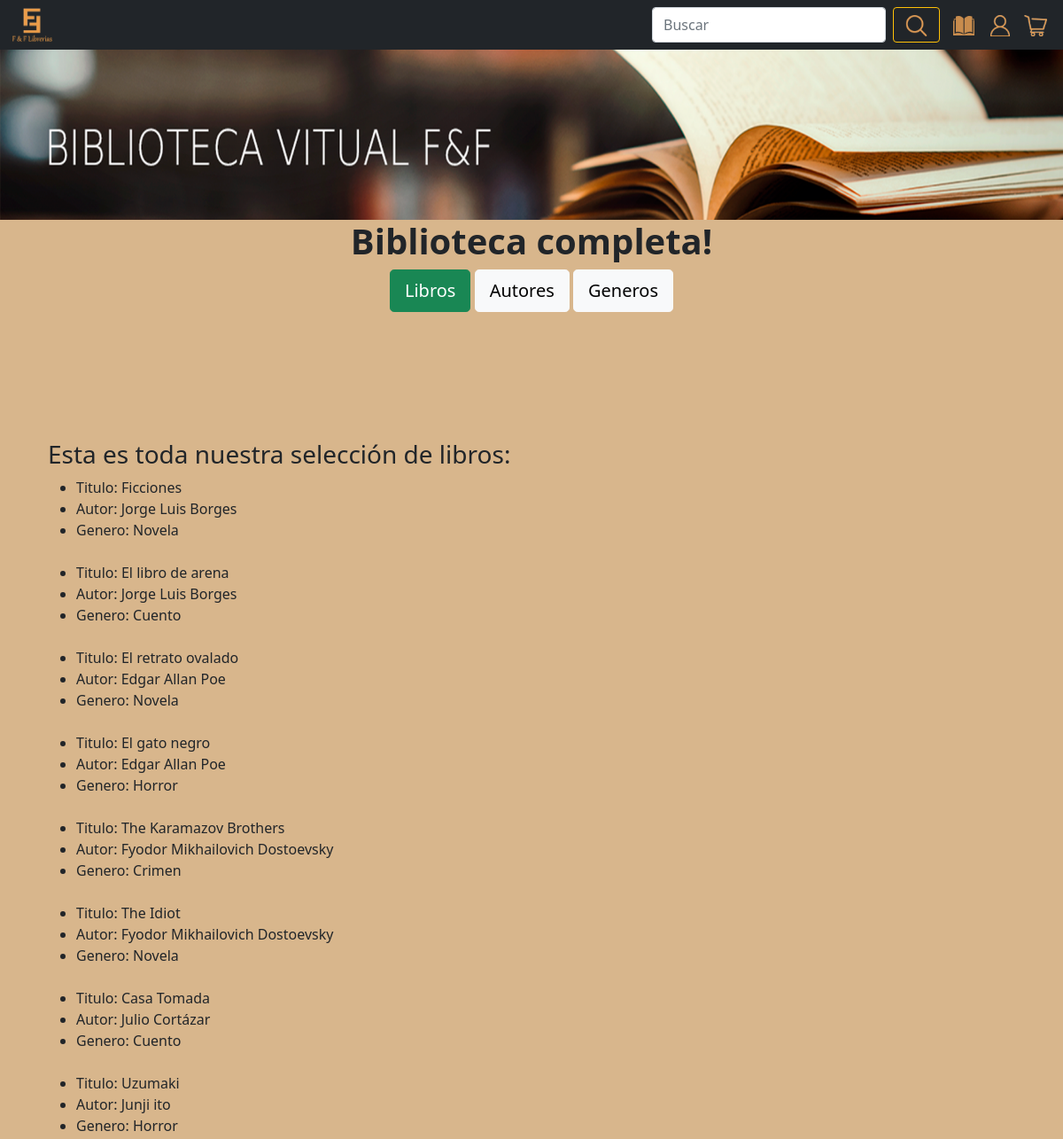
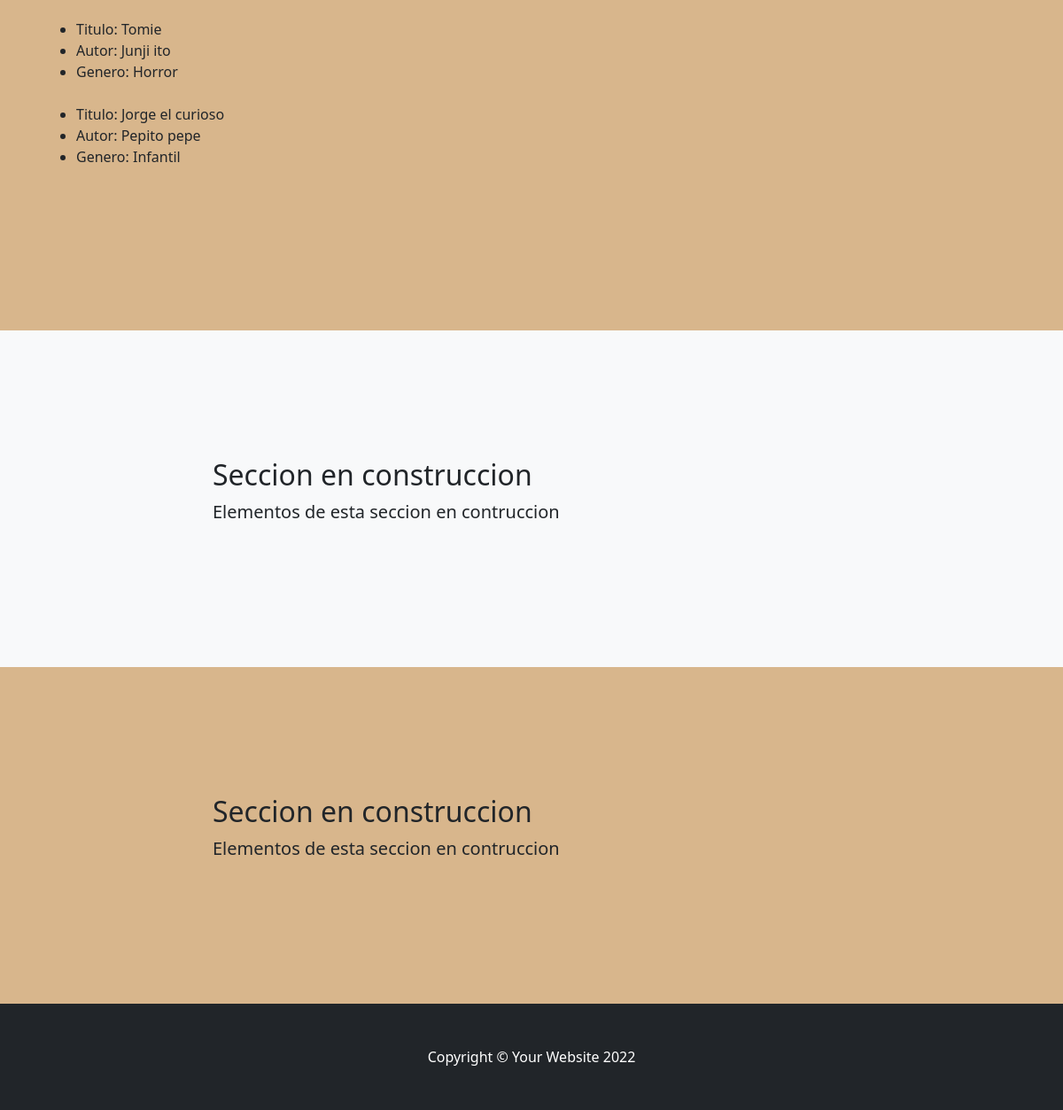
The app's page /LibCatalogo/full_biblio/ with its own data (2 pictures, top to bottom).
### LibCatalogo/models.py (models this page shows, shortened)
class Libros(models.Model):
    id=models.UUIDField(primary_key=True, default=uuid.uuid1, help_text="ID único de este ejemplar")
    titulo=models.CharField(max_length=50)
    genero=models.CharField(max_length=30)
    autor=models.CharField(max_length=50)
    sumario=models.TextField(max_length=250)
    idioma=models.CharField(max_length=50)

### LibCatalogo/views.py (the view)
# urls.py: path('full_biblio/', read_biblioteca, name='full_biblio'),
def read_biblioteca(request):
    libros=Libros.objects.all()
    return render (request, "LibCatalogo/full_biblio.html", {"libros":libros})

### LibCatalogo/templates/LibCatalogo/full_biblio.html (shortened to what this page needs)
{% extends "LibCatalogo/padre.html" %}
{% load static %}
{% block titulo %}
<h1 class="fw-bolder">Biblioteca completa!</h1>
{% endblock %}
{% block contenido1 %}
<h3>Esta es toda nuestra selección de libros: </h3>
{% if libros %}
<ul>
    {% for titulo in libros %}
        <li>Titulo: {{ titulo.titulo }}</li>
        <li>Autor: {{ titulo.autor }}</li>
        <li>Genero: {{ titulo.genero }}</li>
        <br>
    {% endfor %}
</ul>
{% else %}
<p>NO SE ENCONTRARON TITULOS</p>
{% endif %}
{% endblock %}

### records on screen
Libros: titulo "Ficciones", autor "Jorge Luis Borges", genero "Novela"
Libros: titulo "El libro de arena", autor "Jorge Luis Borges", genero "Cuento"
Libros: titulo "El retrato ovalado", autor "Edgar Allan Poe", genero "Novela"
Libros: titulo "El gato negro", autor "Edgar Allan Poe", genero "Horror"
Libros: titulo "The Karamazov Brothers", autor "Fyodor Mikhailovich Dostoevsky", genero "Crimen"
Libros: titulo "The Idiot", autor "Fyodor Mikhailovich Dostoevsky", genero "Novela"
Libros: titulo "Casa Tomada", autor "Julio Cortázar", genero "Cuento"
Libros: titulo "Uzumaki", autor "Junji ito", genero "Horror"
Libros: titulo "Tomie", autor "Junji ito", genero "Horror"
Libros: titulo "Jorge el curioso", autor "Pepito pepe", genero "Infantil"
